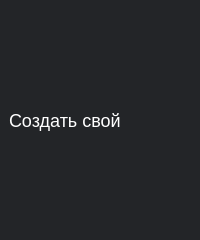
<?xml version="1.0" encoding="UTF-8"?>
<ui version="4.0">
 <class>Menu</class>
 <widget class="QWidget" name="Menu">
  <property name="geometry">
   <rect>
    <x>0</x>
    <y>0</y>
    <width>200</width>
    <height>240</height>
   </rect>
  </property>
  <property name="sizePolicy">
   <sizepolicy hsizetype="Fixed" vsizetype="Fixed">
    <horstretch>0</horstretch>
    <verstretch>0</verstretch>
   </sizepolicy>
  </property>
  <property name="minimumSize">
   <size>
    <width>200</width>
    <height>240</height>
   </size>
  </property>
  <property name="maximumSize">
   <size>
    <width>200</width>
    <height>16777215</height>
   </size>
  </property>
  <property name="windowTitle">
   <string>Form</string>
  </property>
  <property name="styleSheet">
   <string notr="true">QWidget#Menu {
background-color:#232528;
}

QPushButton {
  border:none;
  font-size:18px;
  color:white;
  text-align:left;
}
QFrame:hover {
 background-color:rgba(229, 229, 229, 50);
}
</string>
  </property>
  <layout class="QVBoxLayout" name="verticalLayout">
   <property name="leftMargin">
    <number>0</number>
   </property>
   <property name="topMargin">
    <number>0</number>
   </property>
   <property name="rightMargin">
    <number>0</number>
   </property>
   <property name="bottomMargin">
    <number>0</number>
   </property>
   <item>
    <layout class="QVBoxLayout" name="Wrapper">
     <item>
      <widget class="QFrame" name="horizontalFrame_5">
       <property name="sizePolicy">
        <sizepolicy hsizetype="Preferred" vsizetype="Preferred">
         <horstretch>0</horstretch>
         <verstretch>0</verstretch>
        </sizepolicy>
       </property>
       <layout class="QHBoxLayout" name="horizontalLayout_5">
        <item>
         <widget class="QPushButton" name="Custom">
          <property name="sizePolicy">
           <sizepolicy hsizetype="Minimum" vsizetype="Preferred">
            <horstretch>0</horstretch>
            <verstretch>0</verstretch>
           </sizepolicy>
          </property>
          <property name="cursor">
           <cursorShape>PointingHandCursor</cursorShape>
          </property>
          <property name="text">
           <string>Создать свой</string>
          </property>
         </widget>
        </item>
       </layout>
      </widget>
     </item>
    </layout>
   </item>
  </layout>
 </widget>
 <resources>
  <include location="../res-rec.qrc"/>
 </resources>
 <connections/>
</ui>
